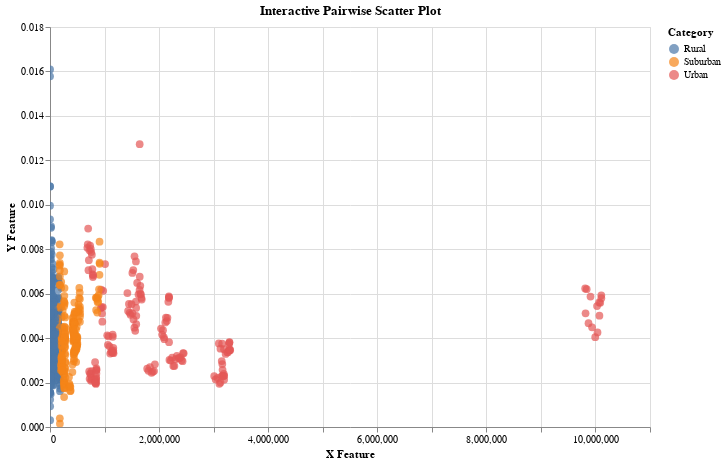

The notebook cell saved with this chart:
### Code cell
# List of features for dropdown selection
feature_options = list(clean_dataframe.columns)

# Create dropdown selections for x and y axes
x_feature_dropdown = alt.binding_select(
    options=feature_options, name="Select Feature X:"
)
y_feature_dropdown = alt.binding_select(
    options=feature_options, name="Select  Feature Y:"
)
x_feature = alt.param(
    name="x_feature", bind=x_feature_dropdown, value="Population"
)  # Default X: Population
y_feature = alt.param(
    name="y_feature", bind=y_feature_dropdown, value="crime_rate"
)  # Default Y: CrimeRate

# Interactive scatter plot
scatter = (
    alt.Chart(clean_dataframe)
    .transform_calculate(
        x_value=f"datum[x_feature]",  # Dynamically calculate x-axis values
        y_value=f"datum[y_feature]",  # Dynamically calculate y-axis values
    )
    .mark_circle(size=60)
    .encode(
        x=alt.X("x_value:Q", title="X Feature"),  # Use dynamically calculated x_value
        y=alt.Y("y_value:Q", title="Y Feature"),  # Use dynamically calculated y_value
        color="Category:N",  # Color encoding by classification
        tooltip=["Population", "crime_rate", "high_school_rate", "Category"],
    )
    .add_params(x_feature, y_feature)
    .properties(width=600, height=400, title="Interactive Pairwise Scatter Plot")
    .interactive()
)

scatter

### Figure 1 — Vega-Lite specification as saved in the notebook (floating-point values rounded to 4 significant figures; data arrays with more than 128 entries replaced by an {"elided": "..."} marker saying what was removed)
{"config": {"view": {"continuousWidth": 300, "continuousHeight": 300}}, "data": {"name": "data-588df735a6e821d6a54431ad0cd9eda8"}, "mark": {"type": "circle", "size": 60}, "encoding": {"color": {"field": "Category", "type": "nominal"}, "tooltip": [{"field": "Population", "type": "quantitative"}, {"field": "crime_rate", "type": "quantitative"}, {"field": "high_school_rate", "type": "quantitative"}, {"field": "Category", "type": "nominal"}], "x": {"field": "x_value", "title": "X Feature", "type": "quantitative"}, "y": {"field": "y_value", "title": "Y Feature", "type": "quantitative"}}, "height": 400, "params": [{"name": "x_feature", "bind": {"input": "select", "options": ["County", "Year", "Population", "crime_rate", "clearance_rate", "population_density", "unemployment_rate", "adjusted_income", "poverty_rate", "rent_burden", "home_ownership_rate", "mobile_home_ratio", "vacancy_rate", "Total_Persons_Owner", "Total_Persons_Renter", "Total_Persons", "Number_of_Persons_per_HseHld", "median_age", "police_budget", "education_budget", "welfare_budget", "mental_health_budget", "rehab_budget", "health_budget", "judiciary_budget", "prison_budget", "adj_police_budget", "adj_education_budget", "adj_welfare_budget", "adj_mental_health_budget", "adj_rehab_budget", "adj_health_budget", "adj_judiciary_budget", "adj_prison_budget", "median_house_value", "house_affordability", "Category", "Category_encoded", "Category_Rural", "Category_Suburban", "Category_Urban", "uninsured_rate", "high_school_rate", "police_budget_per_capita", "education_budget_per_capita", "welfare_budget_per_capita", "mental_health_budget_per_capita", "rehab_budget_per_capita", "health_budget_per_capita", "judiciary_budget_per_capita", "prison_budget_per_capita", "combined_adj_budgets", "stress_factor"], "name": "Select Feature X:"}, "value": "Population"}, {"name": "y_feature", "bind": {"input": "select", "options": ["County", "Year", "Population", "crime_rate", "clearance_rate", "population_density", "unemployment_rate", "adjusted_income", "poverty_rate", "rent_burden", "home_ownership_rate", "mobile_home_ratio", "vacancy_rate", "Total_Persons_Owner", "Total_Persons_Renter", "Total_Persons", "Number_of_Persons_per_HseHld", "median_age", "police_budget", "education_budget", "welfare_budget", "mental_health_budget", "rehab_budget", "health_budget", "judiciary_budget", "prison_budget", "adj_police_budget", "adj_education_budget", "adj_welfare_budget", "adj_mental_health_budget", "adj_rehab_budget", "adj_health_budget", "adj_judiciary_budget", "adj_prison_budget", "median_house_value", "house_affordability", "Category", "Category_encoded", "Category_Rural", "Category_Suburban", "Category_Urban", "uninsured_rate", "high_school_rate", "police_budget_per_capita", "education_budget_per_capita", "welfare_budget_per_capita", "mental_health_budget_per_capita", "rehab_budget_per_capita", "health_budget_per_capita", "judiciary_budget_per_capita", "prison_budget_per_capita", "combined_adj_budgets", "stress_factor"], "name": "Select  Feature Y:"}, "value": "crime_rate"}, {"name": "param_18", "select": {"type": "interval", "encodings": ["x", "y"]}, "bind": "scales"}], "title": "Interactive Pairwise Scatter Plot", "transform": [{"calculate": "datum[x_feature]", "as": "x_value"}, {"calculate": "datum[y_feature]", "as": "y_value"}], "width": 600, "$schema": "https://vega.github.io/schema/vega-lite/v5.20.1.json", "datasets": {"data-588df735a6e821d6a54431ad0cd9eda8": {"elided": "702 records"}}}
